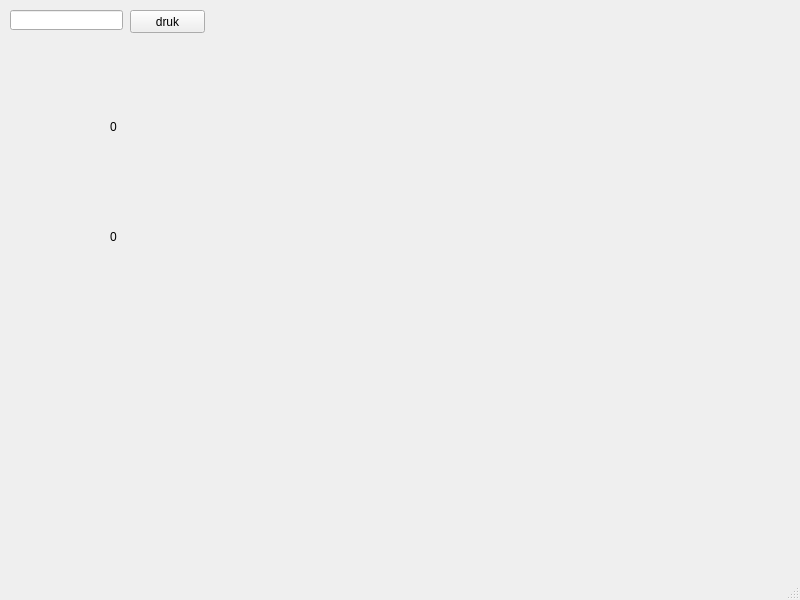
<?xml version="1.0" encoding="UTF-8"?>
<ui version="4.0">
 <class>MainWindow</class>
 <widget class="QMainWindow" name="MainWindow">
  <property name="geometry">
   <rect>
    <x>0</x>
    <y>0</y>
    <width>800</width>
    <height>600</height>
   </rect>
  </property>
  <property name="minimumSize">
   <size>
    <width>800</width>
    <height>600</height>
   </size>
  </property>
  <property name="maximumSize">
   <size>
    <width>800</width>
    <height>600</height>
   </size>
  </property>
  <property name="windowTitle">
   <string>MainWindow</string>
  </property>
  <property name="styleSheet">
   <string notr="true">background-image: url(C:/Users/Xerx/Desktop/parking/assets/default.png);
background-repeat: no-repeat;
background-position: center;</string>
  </property>
  <widget class="QWidget" name="centralwidget">
   <widget class="QLineEdit" name="lineEdit">
    <property name="geometry">
     <rect>
      <x>10</x>
      <y>10</y>
      <width>113</width>
      <height>20</height>
     </rect>
    </property>
    <property name="text">
     <string/>
    </property>
   </widget>
   <widget class="QPushButton" name="pushButton">
    <property name="geometry">
     <rect>
      <x>130</x>
      <y>10</y>
      <width>75</width>
      <height>23</height>
     </rect>
    </property>
    <property name="text">
     <string>druk</string>
    </property>
   </widget>
   <widget class="QLabel" name="labelOccupied">
    <property name="geometry">
     <rect>
      <x>110</x>
      <y>120</y>
      <width>47</width>
      <height>13</height>
     </rect>
    </property>
    <property name="text">
     <string>0</string>
    </property>
   </widget>
   <widget class="QLabel" name="labelFree">
    <property name="geometry">
     <rect>
      <x>110</x>
      <y>230</y>
      <width>47</width>
      <height>13</height>
     </rect>
    </property>
    <property name="text">
     <string>0</string>
    </property>
   </widget>
  </widget>
  <widget class="QMenuBar" name="menubar">
   <property name="geometry">
    <rect>
     <x>0</x>
     <y>0</y>
     <width>800</width>
     <height>21</height>
    </rect>
   </property>
  </widget>
  <widget class="QStatusBar" name="statusbar"/>
 </widget>
 <resources/>
 <connections/>
</ui>
